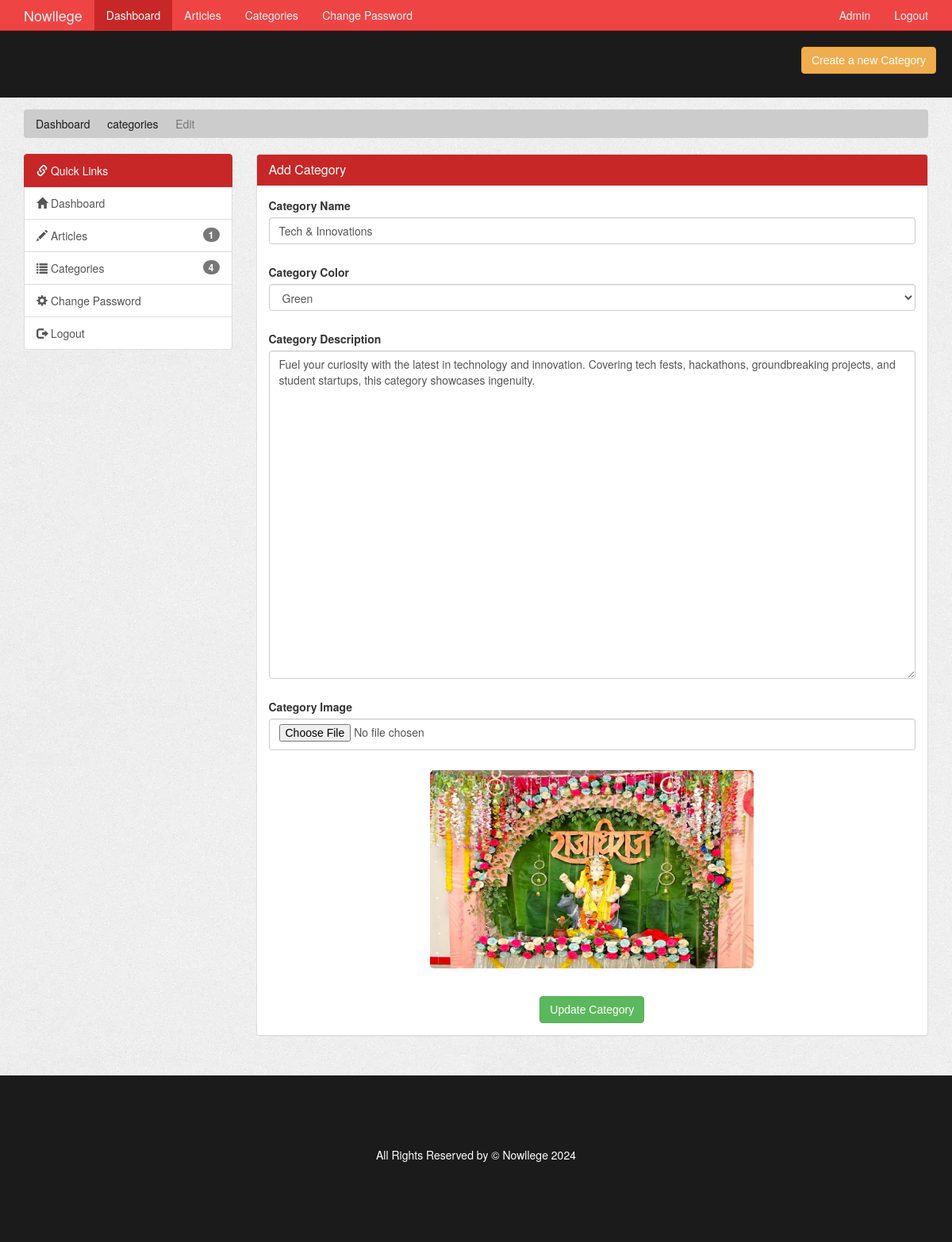
Page /admin/edit-category.php?id=16 (signed in) on the committed database.
### tables this page shows
CREATE TABLE `category` (
  `category_id` int(11) NOT NULL,
  `category_name` varchar(45) NOT NULL,
  `category_color` varchar(35) NOT NULL,
  `category_image` varchar(250) NOT NULL,
  `category_description` varchar(350) NOT NULL
);

### admin/edit-category.php (the view, shortened to what this page needs)
<?php
  require('./includes/nav.inc.php');
  if(isset($_GET['id'])) {
    $category_id = $_GET['id'];
  }else {
    redirect('./categories.php');
  }
?>
<section id="breadcrumb">
  <div class="container">
    <ol class="breadcrumb">
      <li><a href="./index.php">Dashboard</a></li>
      <li><a href="./categories.php">categories</a></li>
      <li class="active">Edit</li>
    </ol>
  </div>
</section>
<section id="main">
  <div class="container">
    <div class="row">
      <?php
        $sql = "SELECT *
                FROM category
                WHERE category_id = {$category_id}";
        $result = mysqli_query($con,$sql);
        $data = mysqli_fetch_assoc($result);
        $category_name = $data['category_name'];
        $category_desc = $data['category_description'];
        $category_color = $data['category_color'];
        $category_image = $data['category_image'];
        require('./includes/quick-links.inc.php');
      ?>
      <div class="col-md-9">
        <div class="panel panel-default">
          <div class="panel-heading main-color-bg">
            <h3 class="panel-title">Add Category</h3>
          </div>
          <div class="panel-body">
            <form method="post" id="edit_form" enctype="multipart/form-data">
              <div class="form-group">
                <label>Category Name</label>
                <input type="text" autocomplete="off" class="form-control" placeholder="Category Name"
                  name="category_title" id="category_title" required value="<?php echo $category_name ?>" />
                <p id="error-title" class="error-msg text-danger"></p>
              </div>
              <div class="form-group">
                <label>Category Color</label>
                <select name="category_color" class="form-control" id="category_color">
                  <?php
                    $green = "";
                    if($category_color == "tag-green") {
                      $green = "selected";
                    }
                  ?>
                  <option value="tag-green" <?php echo $green; ?>>Green</option>
                </select>
                <p id="error-cat" class="error-msg text-danger"></p>
              </div>
              <div class="form-group">
                <label>Category Description</label>
                <textarea name="category_desc" autocomplete="off" id="category_desc" class="form-control"
                  placeholder="Category Description" rows="20" min="150"
                  required><?php echo $category_desc ?></textarea>
                <p id="error-desc" class="error-msg text-danger"></p>
              </div>
              <div class="form-group">
                <label>Category Image</label>
                <input type="file" class="form-control" placeholder="Category Image" name="category_img"
                  id="category_img" accept="image/*" />
                <p id="error-img" class="error-msg text-danger"></p>
              </div>
              <div class="form-group text-center">
                <img src="../assets/images/category/<?php echo $category_image ?>" class="image_preview"
                  id="image_preview" />
              </div>
              <br>
              <div class="text-center">
                <button type="submit" name="submit" class="btn btn-success">Update Category</button>
              </div>
            </form>
          </div>
        </div>
      </div>
    </div>
  </div>
</section>
<?php
  require('./includes/footer.inc.php')
?>

### assets/css/partials/4-component.css (style rules this page uses)
.container { background-color: #ffffff00; width: 100%; padding-right: 15px; padding-left: 15px; margin-right: auto; margin-left: auto; }
.btn { display: inline-block; border: none; background: var(--dark-color); color: #fff; text-decoration: none; font-family: var(--ff-nunito); padding: 0.5rem 0.75rem; border-radius: var(--border-radius); transition: all 200ms ease-in-out; }

### assets/css/admin/style.css (style rules this page uses)
body { background-color: black; background-image: url(../partials/imageonline-co-noisedimage.jpg); }
.main-color-bg { background-color: var(--primary-color) !important; border-color: var(--primary-color) !important; color: #ffffff !important; }
.breadcrumb { background: #cccccc; color: rgb(27, 27, 27); }
.breadcrumb a { color: rgb(27, 27, 27); }
#main { min-height: 57.2vh; }
input[type="file"] { padding-bottom: 3.2rem; }
.image_preview { width: 50%; margin-left: auto; height: 250px; object-fit: cover; border-radius: var(--border-radius); }
.error-msg { padding-left: 1rem; padding-top: 1rem; font-weight: bold; }

### assets/css/partials/1-variables.css (style rules this page uses)
:root { --primary-color: #c72727; --secondary-color: #f99500; --light-color: #f1f1f1; --dark-color: #50514f; --black-color: #333333; --tag-trend-color: #fa163f; --tag-yellow-color: #ffbe0b; --tag-purple-color: #8338ec; --tag-blue-color: #3a86ff; --tag-green-color: #00ff73; --tag-orange-color: #ef4339; --tag-pink-color: #ff0a54; --tag-brown-color: #663f3f; --hover-color: #ee4444; --active-color: #b90615; --ts-vs: 0.56rem; --ts-sml: 0.8rem; --ts-md: 1.1rem; --ts-lg: 1.25rem; --hs-vs: 1.3rem; --hs-sml: 2rem; --hs-md: 2.5rem; --hs-lg: 3rem; --ff-monts: "Montserrat", sans-serif; --ff-nunito: "Nunito Sans", sans-serif; --ff-noto: "Noto Serif", serif; --ff-robo: "Roboto", sans-serif; --border-radius: 5px; }

### rows in the picture
category: category_title "Tech & Innovations", category_desc "Fuel your curiosity with the latest in technology and innovation. Covering tech fests, hackathons, groundbreaking projects, and student startups, this category showcases ingenuity.", category_image (picture)

### other values in the picture
$admin_name "Admin"
$no_of_articles "1"
$no_of_categories "4"
